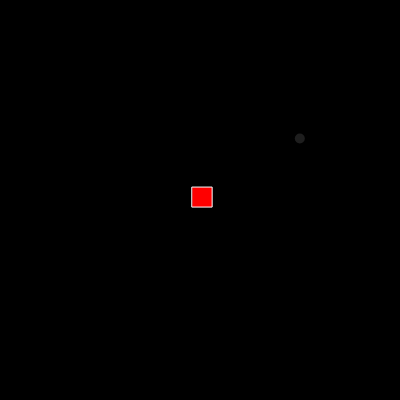
Frame 1 (no input)
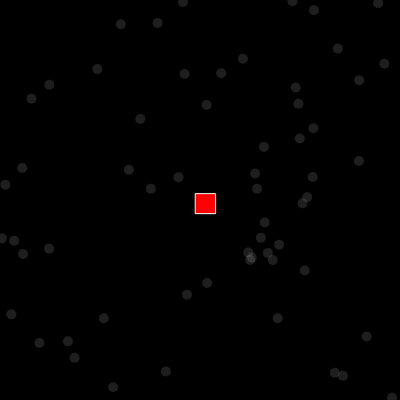
Frame 60 (no input)
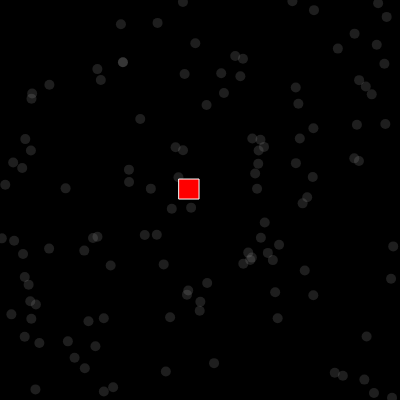
Frame 120 (the mouse pressed at the canvas centre since frame 60)

The p5.js sketch that drew these frames (run headless with seeded random() and noise() and a simulated clock; from frame 60 on, the mouse is pressed at the canvas centre):

// p5.js sketch
// ── sketch.js
// createGraphics()
// Code! Programming with p5.js
// The Coding Train / Daniel Shiffman
// https://thecodingtrain.com/beginners/p5js/beginners/p5js/2.6-create-graphics.html
// https://youtu.be/TaluaAD9MKA

// Main Sketch: https://editor.p5js.org/codingtrain/sketches/7RN7GFD-Y
// Stars Sketch: https://editor.p5js.org/codingtrain/sketches/0kQ9v-bhM

// If you find "let" confusing, you can learn more in this video: https://www.youtu.be/q8SHaDQdul0

let x = 200;
let y = 200;
let extraCanvas;

function setup() {
  createCanvas(400, 400);
  extraCanvas = createGraphics(400, 400);
  extraCanvas.clear();
  background(0);
}

function draw() {
  
  // No trails!
  background(0);
  x += random(-5, 5);
  y += random(-5, 5);
	
  // trails
  //if (mouseIsPressed) {
    extraCanvas.fill(155,50);
    extraCanvas.noStroke();
    let starX = random(width);
    let starY = random(height);
    extraCanvas.ellipse(starX, starY, 10, 10);
    //extraCanvas.ellipse(mouseX, mouseY, 60, 60);
  //}
  
  image(extraCanvas, 0, 0);
  fill(255, 0, 0);
  stroke(255);
  rectMode(CENTER);
  rect(x, y, 20, 20);

  
}
